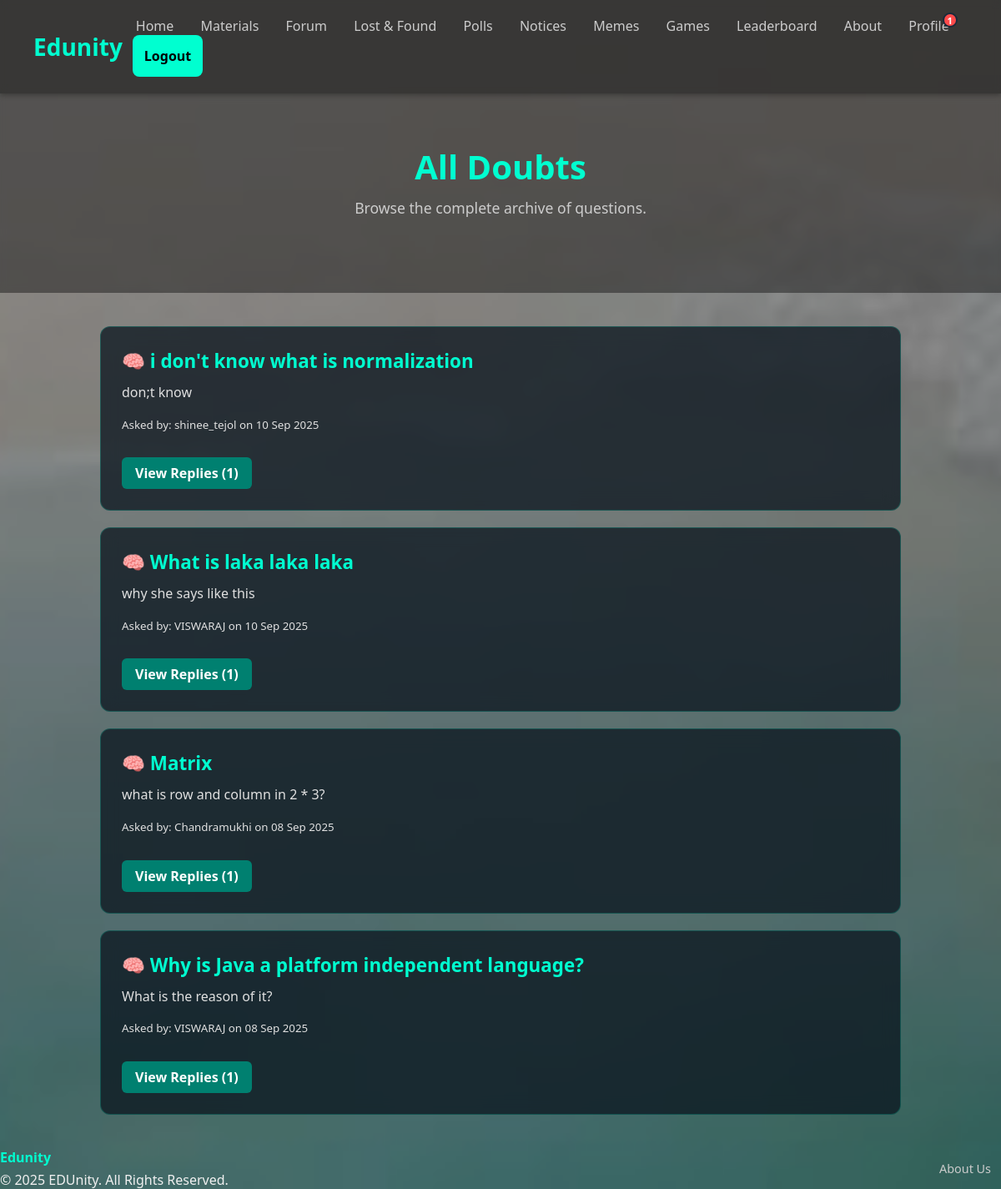
The app's page /forum/all/ (signed in) with its own data.
### forum/models.py (models this page shows, shortened)
class Doubt(models.Model):
    title = models.CharField(max_length=255)
    description = models.TextField()
    image = models.ImageField(upload_to='doubt_images/', blank=True, null=True)
    author = models.ForeignKey(User, on_delete=models.CASCADE)
    created_at = models.DateTimeField(auto_now_add=True)
    class Meta:
        ordering = ['-created_at']

### forum/views.py (the view)
# urls.py: path('all/', views.doubt_list_view, name='doubt_list'),
@login_required
def doubt_list_view(request):
    all_doubts_list = Doubt.objects.all()
    paginator = Paginator(all_doubts_list, 6) # Show 6 doubts per page
    page_number = request.GET.get('page')
    page_obj = paginator.get_page(page_number)
    return render(request, 'forum/doubt_list.html', {'doubts': page_obj})

### core/context_processors.py (called while the page is built)
def notification_processor(request):
    if request.user.is_authenticated:
        friend_request_count = FriendRequest.objects.filter(to_user=request.user).count()
        unread_notification_count = Notification.objects.filter(recipient=request.user, is_read=False).count()
        total_notifications = friend_request_count + unread_notification_count
        return {'total_notifications': total_notifications}
    return {}

### templates/forum/doubt_list.html (shortened to what this page needs)
{% extends 'base.html' %}
{% block content %}
  <section class="hero">
    <h1>All Doubts</h1>
    <p>Browse the complete archive of questions.</p>
  </section>
    <section class="doubt-feed">
    {% for doubt in doubts %}
      <div class="doubt-card">
        <h3>🧠 {{ doubt.title }}</h3>
        <p>{{ doubt.description|truncatewords:30 }}</p>
        <p><small>Asked by: {{ doubt.author.username }} on {{ doubt.created_at|date:"d M Y" }}</small></p>
        <a href="{% url 'doubt_detail' doubt.id %}">View Replies ({{ doubt.replies.count }})</a>
      </div>
    {% empty %}
      <p style="color: #ccc;">No doubts have been asked yet.</p>
    {% endfor %}
  </section>
{% endblock %}

### static/css/index.css (style rules this page uses)
* { margin: 0; padding: 0; box-sizing: border-box; font-family: 'Segoe UI', sans-serif; }
body { background-image: url("/static/images/backgroundMAIN.JPG"); background-size: cover; background-repeat: no-repeat; background-attachment: fixed; background-position: center; color: #f0f0f0; display: flex; flex-direction: column; min-height: 100vh; }
.hero { text-align: center; padding: 100px 20px; background-color: rgba(0, 0, 0, 0.5); backdrop-filter: blur(4px); }
.hero h1 { font-size: 3rem; color: #ffffff; }
.hero p { font-size: 1.25rem; margin: 10px 0 30px; color: #dddddd; }
body { background-image: url("/static/images/backgroundMAIN.JPG"); background-size: cover; background-attachment: fixed; background-position: center; color: #f0f0f0; }
.hero { text-align: center; padding: 60px 20px; background-color: rgba(0, 0, 0, 0.4); backdrop-filter: blur(4px); }
.hero h1 { font-size: 2.5rem; color: #00ffd0; }
.hero p { font-size: 1.1rem; color: #ccc; }
* { box-sizing: border-box; font-family: 'Segoe UI', sans-serif; }
.doubt-feed { max-width: 1000px; margin: 40px auto; padding: 0 20px; }
.doubt-card { background-color: rgba(0,0,0,0.08); border-radius: 12px; padding: 20px; margin-bottom: 20px; backdrop-filter: blur(4px); transition: transform 0.3s; }
.doubt-card h3 { margin-bottom: 10px; color: #ffffff; }
.doubt-card p { color: #cccccc; margin-bottom: 12px; }
.doubt-card a { color: #00ffd0; text-decoration: underline; }
body { background-image: url("/static/images/backgroundMAIN.JPG"); background-size: cover; background-position: center; background-attachment: fixed; color: #f0f0f0; }
.material-card, .doubt-card { background: rgba(10, 20, 30, 0.75); backdrop-filter: blur(10px); border: 1px solid rgba(0, 255, 208, 0.2); padding: 25px; transition: transform 0.3s, border-color 0.3s; }
.material-card h3, .doubt-card h3 { color: #00ffd0; font-size: 1.4rem; margin-bottom: 10px; }
.material-card p, .doubt-card p { color: #e0e0e0; font-size: 1rem; line-height: 1.6; }
.material-card a, .doubt-card a { display: inline-block; margin-top: 15px; font-weight: bold; color: #fff; background-color: #008070; padding: 8px 16px; border-radius: 6px; text-decoration: none; transition: background-color 0.3s; }

### records on screen
Doubt: title "i don't know what is normalization", description "don;t know", author.username "shinee_tejol", created_at "10 Sep 2025", replies.count "1"
Doubt: title "What is laka laka laka", description "why she says like this", author.username "VISWARAJ", created_at "10 Sep 2025", replies.count "1"
Doubt: title "Matrix", description "what is row and column in 2 * 3?", author.username "Chandramukhi", created_at "08 Sep 2025", replies.count "1"
Doubt: title "Why is Java a platform independent language?", description "What is the reason of it?", author.username "VISWARAJ", created_at "08 Sep 2025", replies.count "1"

### other values on screen
{{ total_notifications }} "1"
